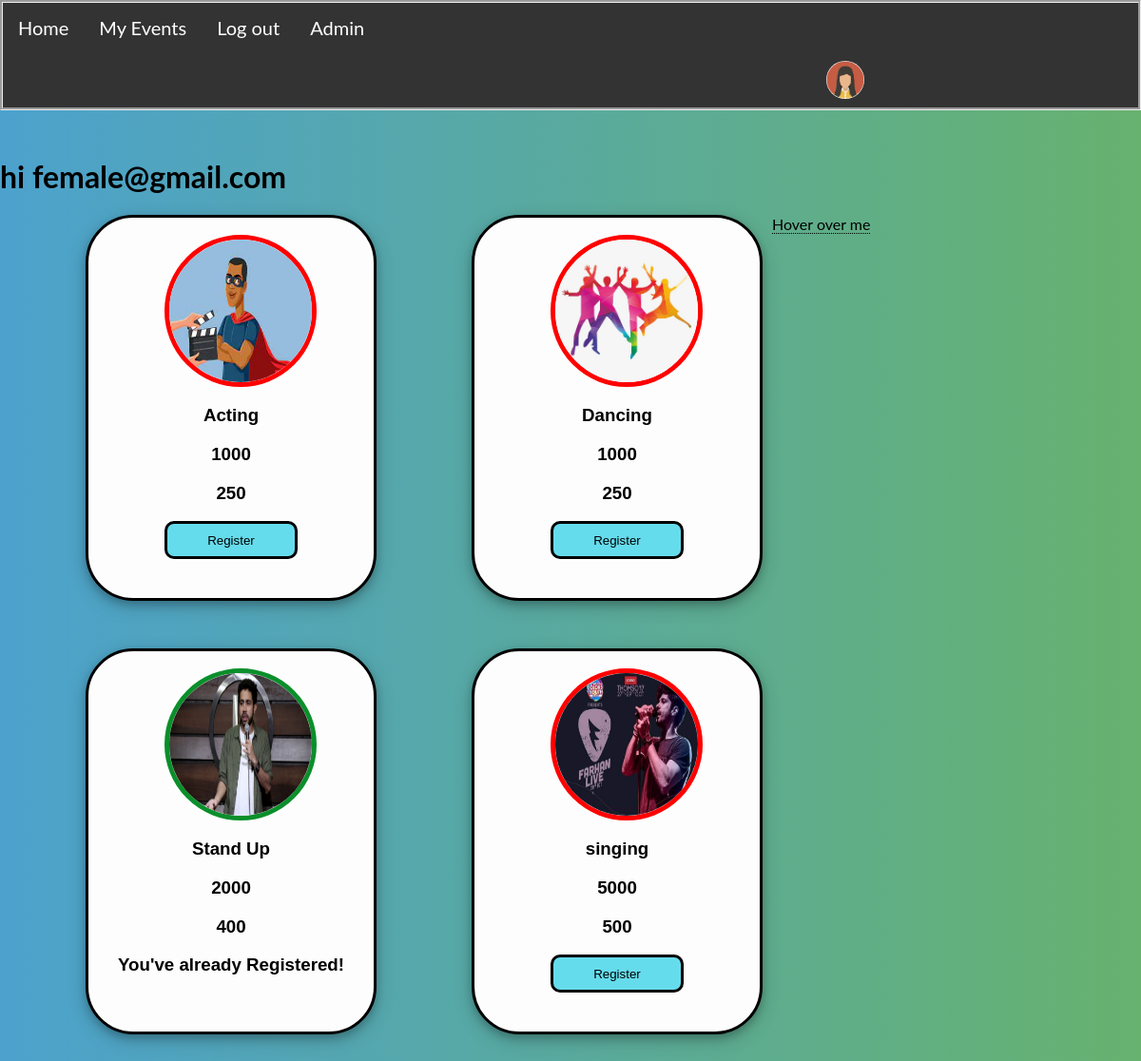
Screenshot of /home (signed in) with the database file from the repository.
### management/models/participants.py (models this page shows, shortened)
class SignInUser(models.Model):
    GENDER_CHOICE = (
        ('Female', 'Female'),
        ('Male', 'Male'),
        ('Other', 'Other')
    )
    first_name = models.CharField(
        max_length=250, default=None
    )
    last_name = models.CharField(
        max_length=250, default=None
    )
    gender = models.CharField(
        max_length=10, default=None,
        blank=True, null=True,
        choices=GENDER_CHOICE
    )
    phone = models.CharField(
        max_length=11, default=None
    )
    email = models.EmailField(
        default=None
    )
    UNIVERSITY_CHOICES = (
        ('mu', 'Mumbai University'),
        ('gtu', 'Gujarat Technological University'),
        ('marwadi', 'Marwadi University'),
        ('atmiya', 'Atmiya University'),
        ('rk', 'RK University'),
        ('others', 'Others')
    )
    university = models.CharField(
        max_length=50,
        blank=True, null=True,
        choices=UNIVERSITY_CHOICES
    )
    college = models.CharField(
        max_length=10,
        blank=True, null=True
    )
    password = models.CharField(
        max_length=254, default=None
    )
    profile_image = models.ImageField(
        upload_to='uploads/events/profile_images/', blank=True,
        default = 'uploads/events/profile_images/dummy_boy2.png' , null =True
    )
    date_joined = models.DateTimeField( default=datetime.now())
    Terms_and_Conditions = models.BooleanField(
        null=True
    )
    @staticmethod
    def get_signinuser_by_email(email):
        try:
            return SignInUser.objects.get(email=email)
        except:
            return False

### management/models/festdetails.py (models this page shows, shortened)
class Festevent(models.Model):
    eventname = models.CharField(
        max_length=255, default=None
    )
    image = models.ImageField(
        upload_to='uploads/events/event_logo',
        default=None, blank=True
    )
    fees = models.CharField(
        max_length=4, default=None
    )
    eventdescription = models.TextField(
        max_length=1000,
        default=None, null=True, blank=True
    )
    EVENT_TYPE_CHOICES = (
        ('Technical', 'Technical'),
        ('Non-technical', 'Non-Technical'),
        ("Cultural", "Cultural"),
        ("Management", "Management")
    )
    event_type = models.CharField(
        max_length=50,
        blank = True, null = True,
        choices = EVENT_TYPE_CHOICES
    )
    VENUE_CHOICES =(
        ('Patkar College 😒', 'Patkar College 😒'),
        ('Bhavan\'s College 😌', 'Bhavan\'s College 😌'),
        ('Virtual', 'Virtual'),
    )
    venue = models.CharField(
        max_length=30,
        choices=VENUE_CHOICES,
        default='2', null=True
    )
    PARTICIPATION_TYPE_CHOICES = (
        ('👱🏻Individual', ' 👱🏻 Individual'),
        ('👨‍👩‍👦Team', '👨‍👩‍👦Team ')
    )
    participation_type = models.CharField(
        max_length=50,
        blank=True, null=True,
        choices=PARTICIPATION_TYPE_CHOICES
    )
    min_participants = models.IntegerField(
        default=1, null=True
    )
    max_participants = models.IntegerField(
        default=4,  null=True
    )
    prize = models.IntegerField(
        default=None, blank=True,
        null=True
    )
    EVENT_ON_DAY_CHOICE = (
        ('1', 'Day 1️⃣'),
        ('2', 'Day 2️⃣'),
        ('3', 'Day 3️⃣'),
        ('4', 'Day 4️⃣'),
        ('5', 'Day 5️⃣'),
        ('6', 'Day 6')
    )
    event_on_day = models.CharField(
        default='Choose Day', max_length=20,
        blank=True, choices=EVENT_ON_DAY_CHOICE
    )
    time = models.TimeField(
        default='12:00:00'
    )
    date = models.DateTimeField(
        default=datetime.now
    )
    COORDINATORS_CHOICES = (
        ('Amir', 'Amir'),
        ('Roshith', 'Roshith')
    )
    coordinators = models.CharField(
        max_length=50,
        blank=True, null=True, default=None,
        choices = COORDINATORS_CHOICES
    )
    contact_name1 = models.CharField(
        max_length=30,
        default="", blank=True, null=True
    )
    contact_phone1 = models.CharField(
        max_length=12,
        blank=True , default=None, null=True
    )
    contact_email1 = models.EmailField(
        default="", blank=True
    )
    contact_image1 = models.ImageField(
        upload_to='uploads/events/event_contact/',
        blank=True , default=None, null = True
    )
    contact_name2 = models.CharField(
        max_length=30, default="",
        blank=True, null=True
    )
    contact_phone2 = models.CharField(
        max_length=12,
        blank=True, default=None, null=True
    )
    contact_email2 = models.EmailField(
        default="", blank=True, null=True
    )
    contact_image2 = models.ImageField(
        upload_to='uploads/events/event_contact/', blank=True,
        default = None , null =True
    )
    sponsor1 = models.ImageField(upload_to='uploads/events/events_sponsors/', blank=True)
    sponsor2 = models.ImageField(upload_to='uploads/events/events_sponsors/', blank=True)
    sponsor3 = models.ImageField(upload_to='uploads/events/events_sponsors/', blank=True)
    sponsor4 = models.ImageField(upload_to='uploads/events/events_sponsors/', blank=True)
    sponsor5 = models.ImageField(upload_to='uploads/events/events_sponsors/', blank=True)
    one_liner = models.CharField(max_length=200, blank=True, null=True, default="")
    def __str__(self):
        return self.eventname

### management/views/visitorhome.py (the view, shortened to what this page needs)
# urls.py: 2. Add a URL to urlpatterns:  path('', Home.as_view(), name='home')
class Home(View):
    @method_decorator(auth_middleware)
    def get(self, request):
        register_id = request.POST.get('register')
        user_email_from_session = request.session.get('email')
        user_id_from_session = request.session.get('user_id')
        user = SignInUser.get_signinuser_by_email(user_email_from_session)
        festevent = Festevent.objects.all()
        participats_by_session_email_all = Participant.get_participant_by_email(user_email_from_session)
        participats_event_ids = []
        festival_event_ids = []
        pid_keys = []
        try:
            for i in participats_by_session_email_all:
                participats_event_ids.append(i.event_name.id)
                print('part', type(i.event_name.id), i.event_name.id)
        except:
            try:
                participats_event_ids = Participant.objects.all()
                print('aaaa',participats_event_ids)
                participats_event_ids = [participats_event_ids[0].event_name.id]
            except: participats_event_ids = []
        abc = participats_by_session_email_all
        participats_event_ids.sort()
        for j in  festevent:
            festival_event_ids.append(j.id)
        dict_participats_ids = {
             'dparticipats_ids': participats_event_ids,
             'dfestevent_ids': festival_event_ids
        }
        request.session['participats_event']  = dict_participats_ids
        '''
         finding intersection between two lists
                  L1 = [2,3,4]
                  L2 = [1,2]
                  ans = [i for i in L1 if i in L2]
                  ans is [2]


        '''
        print('pppppppp', abc, participats_event_ids, festival_event_ids)
        '''
        jsdata = [
            ["Laugh", "Cry"],
            ["Even", "Odd"],
            ["Hot", "Cold"],
            ["Light", "Dark"],
            ["Opposite", "Same"],
            ["Far", "Near"],
            ["Give", "Take"],
            ["Night", "Day"],
            ["Import", "Export"],
            ["Hard", "Easy"],
            ["Never", "Always"],
            ["Late", "Early"],
            ["Less", "More"],
            ["Male", "Female"],
            ["Happiness", "Sadness"],
            ["Fast", "Slow"],
            ["Old", "Young"],
            ["Boy", "Girl"],
            ["Up", "Down"],
            ["Left", "Right"],
            ["Rich", "Poor"],
            ["Love", "Hate"],
            ["Inside", "Outside"],
            ["Bad", "Good"],
            ["Short", "Tall"],
        ]
        jsdata = dumps(jsdata)
        '''
        data = {
            'festevents': festevent,
            'user_email_from_session': user_email_from_session,
            'user_id_from_session': user_id_from_session,
            'participats_event_idss': participats_event_ids,
            'abcs': abc,
            'user': user
        }
        return render(request, 'home.html', data)

### management/models/participants.py (called while the page is built)
    def __str__(self):
        return "{} - {}".format(self.first_name, self.event_name)

    @staticmethod
    def get_participant_by_email(email):
        try:
            return Participant.objects.filter(email=email)
        except:
            return False

### management/templates/home.html (shortened to what this page needs)
{% extends 'base.html' %}
{% block content %}
{% load static %}
    <body >
     <div id="card" style="display:block;" >
        <h1>hi {{user_email_from_session}}</h1>
        {% for festevent in festevents %}
        <div   class="card">
            <br>
            <img class="card-img" id="festevent-{{festevent.id}}" src="{{festevent.image.url}}" alt="">
            <div class="container">
                <h3 class="card-title">{{festevent.eventname}}</h3>
                <h3> {{festevent.prize}} </h3>
                <h3> {{festevent.fees}} </h3>
                <form action="/home" method="post">
                    <div >
                        <h3 id="fest-register{{festevent.id}}"></h3>
                        <button name="register" value="{{festevent.id}}" id={{festevent.id}} type="submit"> Register
                        </button>
                    </div>
                </form>
            </div>
        </div>
        {% endfor %}
     </div>
 <div class="tooltip">Hover over me
</div>
    </body>
{% endblock %}

### management/templates/base.html (shortened to what this page needs)
<!DOCTYPE html>
<html lang="en">
<head>
</head>
<body>
<div>
    <nav class="nav">
        {% if request.session.user_id %}
        <ul>
          <li><a href="/">Home</a></li>
          <li><a  onclick="myFunc()">My Events</a></li>
          <li><a href="/logout">Log out</a></li>
          <li><a href="/admin">Admin</a></li>
          <li>
            <a class="profile-logo" onclick="profilePage()"><img class="logo-image" src="{{user.profile_image.url}}" >
            </a>
          </li>
        </ul>
        {% endif %}
    </nav>
</div>
{% block content %}
{% endblock %}
</body>
</html>

### management/templates/base.html (style rules this page uses)
nav { background-color: grey; border-style: groove; margin-bottom: 50px; }
ul { list-style-type: none; margin: 0; padding: 0; overflow: hidden; background-color: #333; }
li { float: left; }
li a { display: block; color: white; text-align: center; padding: 14px 16px; text-decoration: none; font-size: 20px; }
.logo-image { width: 40px; height: 40px; border-radius: 50%; overflow: hidden; margin-top: -5px; float:right; }
.profile-logo { height: 30px; width: 40px; margin-left: 850px; }
.tooltip { position: relative; display: inline-block; border-bottom: 1px dotted black; }

### management/templates/home.html (style rules this page uses)
button { width: 140px; height: 40px; border: solid; color: rgb(0, 0, 0); border-radius: 10px; background-color: rgb(101, 220, 236); transition: 1s ease-in-out; }
.card { border: solid; width: 300px; height: 400px; margin-bottom: 50px; font-family: Verdana, Geneva, Tahoma, sans-serif; box-shadow: 0 4px 8px 0 rgba(0, 0, 0, 0.2), 0 6px 20px 0 rgba(0, 0, 0, 0.19); background-color: rgb(253, 253, 253); transition: 1s ease-in-out; border-radius: 50px; float: left ; margin-right: 10px; margin-left: 90px; }
.container { text-align: center; }
.card-img { margin-left: 80px; opacity: 1; display: block; width: 150px; height: 150px; border-radius: 50%; transition: .5s ease; backface-visibility: hidden; border: solid red 5px; }
body { background: #67B26F; background: -webkit-linear-gradient(to right, #4ca2cd, #67B26F); background: linear-gradient(to right, #4ca2cd, #67B26F); padding: 0; margin: 0; font-family: 'Lato', sans-serif; color: #000; }

### rows the page displays
SignInUser: profile_image (placeholder picture)
Festevent: image (picture), eventname "Acting", prize "1000", fees "250", {{ festevent.id }} 1 (drawn)
Festevent: image (picture), eventname "Dancing", prize "1000", fees "250", {{ festevent.id }} 2 (drawn)
Festevent: image (picture), eventname "Stand Up", prize "2000", fees "400"
Festevent: image (picture), eventname "singing", prize "5000", fees "500", {{ festevent.id }} 4 (drawn)

### other values shown
{{ user_email_from_session }} "female@gmail.com"
